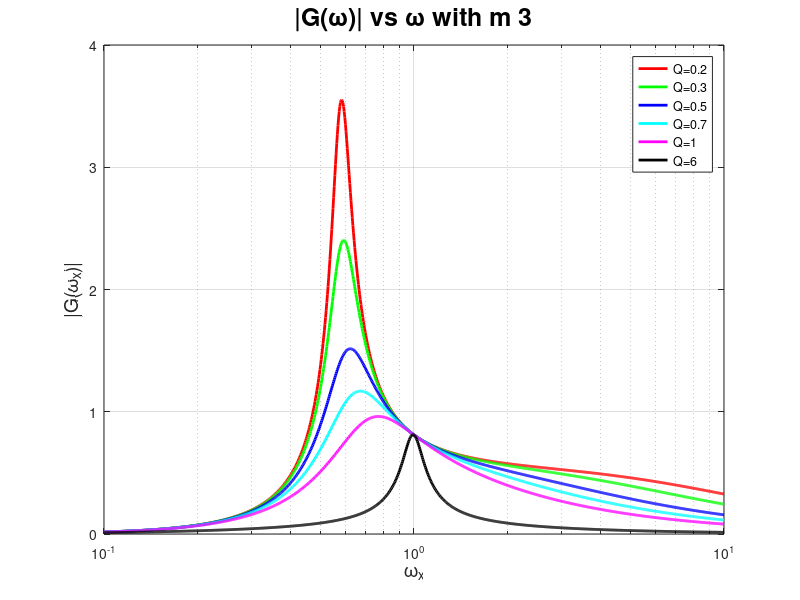
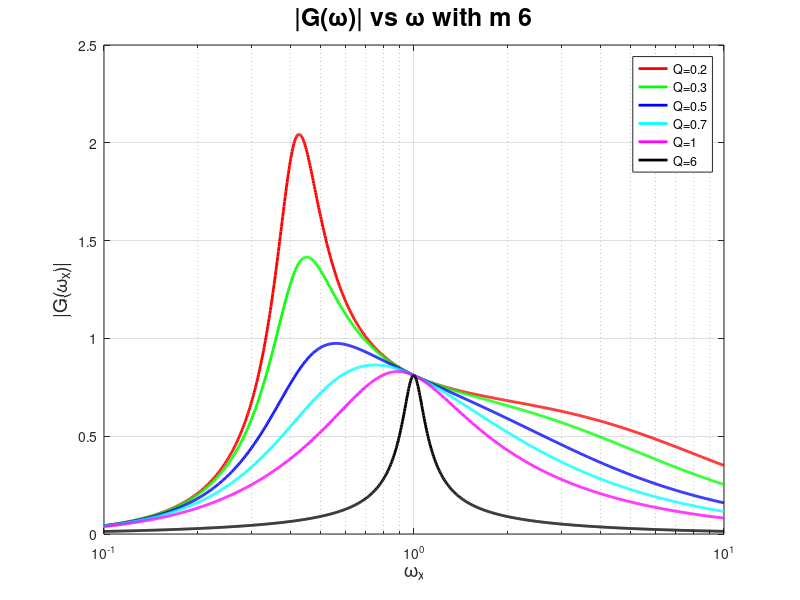
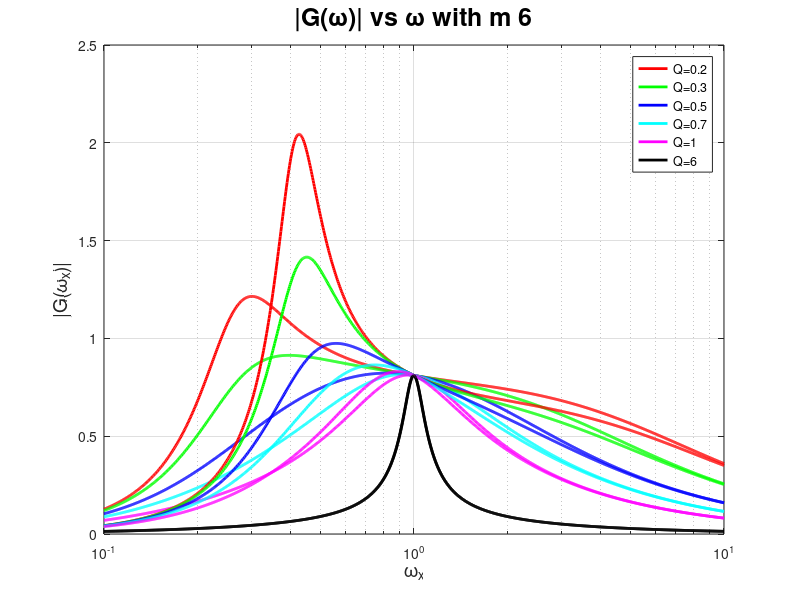

MATLAB code to generate these figures, in order:
clc;
clear all;
close all;
m=[3 6 15];
wx=logspace (-1,1,1000);
colors=['r' 'g' 'b' 'c' 'm' 'k']
Q=[0.2 0.3 0.5 0.7 1 6];
for y=1:3
figure
for i=1:6
Gain=(((8/(pi^2))*(wx.^2)*(m(y)-1))./(((m(y)*(wx.^2)-1).^2+((wx.^2).*((wx.^2)-1).^2).*((m(y)-1).^2)*(Q(i)^2)).^0.5));
semilogx (wx, Gain, 'color', colors (i), 'LineWidth',2)
hold on
end
legend ('Q=0.2','Q=0.3', 'Q=0.5','Q=0.7', 'Q=1','Q=6')
title(['|G(\omega)| vs \omega with m ',num2str(m(y))], 'FontSize',18)
xlabel('\omega_x', 'FontSize',14)
ylabel('|G(\omega_x)|', 'FontSize',14)
grid on
end
%%
for i=1:6
    y=2
Gain=(((8/(pi^2))*(wx.^2)*(m(y)-1))./(((m(y)*(wx.^2)-1).^2+((wx.^2).*((wx.^2)-1).^2).*((m(y)-1).^2)*(Q(i)^2)).^0.5));
semilogx (wx, Gain, 'color', colors (i), 'LineWidth',2)
hold on
end
grid on
legend ('Q=0.2','Q=0.3', 'Q=0.5','Q=0.7', 'Q=1','Q=6')
title(['|G(\omega)| vs \omega with m ',num2str(m(y))], 'FontSize',18)
xlabel('\omega_x', 'FontSize',14)
ylabel('|G(\omega_x)|', 'FontSize',14)